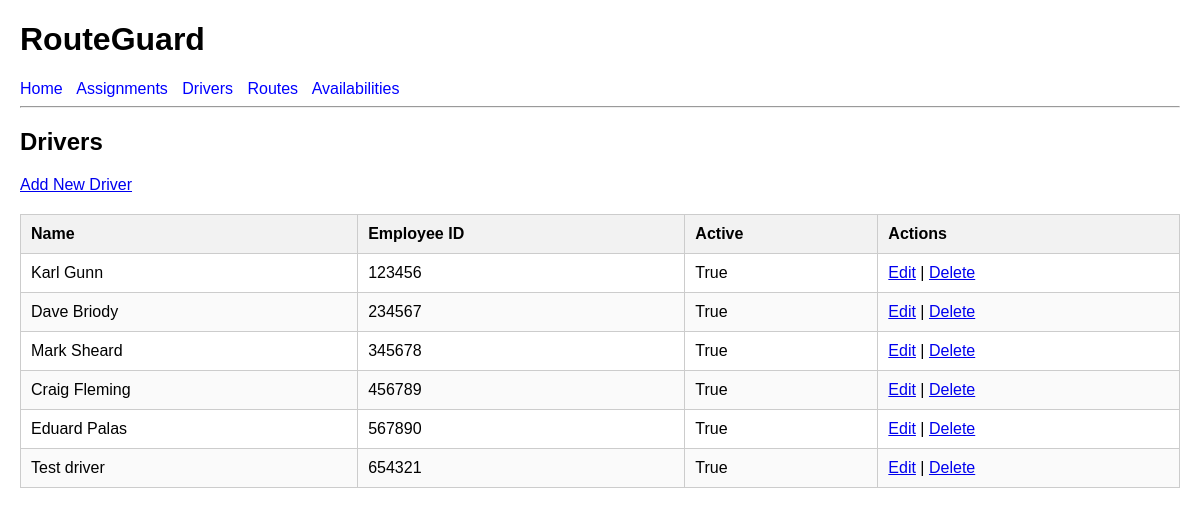
The app's page /drivers/ with its own data.
### planner/models.py (models this page shows, shortened)
class Driver(models.Model):
    name = models.CharField(max_length=100)
    employee_id = models.CharField(max_length=20, unique=True)
    active = models.BooleanField(default=True)

### planner/views.py (the view)
# urls.py: path("drivers/", views.driver_list, name="driver_list"),
def driver_list(request):
    drivers = Driver.objects.all()
    return render(
        request,
        "planner/driver_list.html",
        {"drivers": drivers},
    )

### planner/templates/planner/driver_list.html
{% extends "base.html" %}
{% block content %}
<h2>Drivers</h2>
<p><a href="{% url 'create_driver' %}">Add New Driver</a></p>
{% if drivers %}
    <table>
        <thead>
            <tr>
                <th>Name</th>
                <th>Employee ID</th>
                <th>Active</th>
                <th>Actions</th>
            </tr>
        </thead>
        <tbody>
            {% for driver in drivers %}
                <tr>
                    <td>{{ driver.name }}</td>
                    <td>{{ driver.employee_id }}</td>
                    <td>{{ driver.active }}</td>
                    <td>
                        <a href="{% url 'edit_driver' driver.id %}">Edit</a>
                        |
                        <a href="{% url 'delete_driver' driver.id %}">Delete</a>
                    </td>
                </tr>
            {% endfor %}
        </tbody>
    </table>
{% else %}
    <p>No drivers have been added yet.</p>
{% endif %}
{% endblock %}

### static/css/style.css (style rules this page uses)
body { font-family: Arial, sans-serif; margin: 20px; }
table { width: 100%; border-collapse: collapse; margin-top: 20px; }
th, td { border: 1px solid #ccc; padding: 10px; text-align: left; }
th { background-color: #f2f2f2; }
tr:nth-child(even) { background-color: #fafafa; }

### records on screen
Driver: name "Karl Gunn", employee_id "123456", active "True"
Driver: name "Dave Briody", employee_id "234567", active "True"
Driver: name "Mark Sheard", employee_id "345678", active "True"
Driver: name "Craig Fleming", employee_id "456789", active "True"
Driver: name "Eduard Palas", employee_id "567890", active "True"
Driver: name "Test driver", employee_id "654321", active "True"
